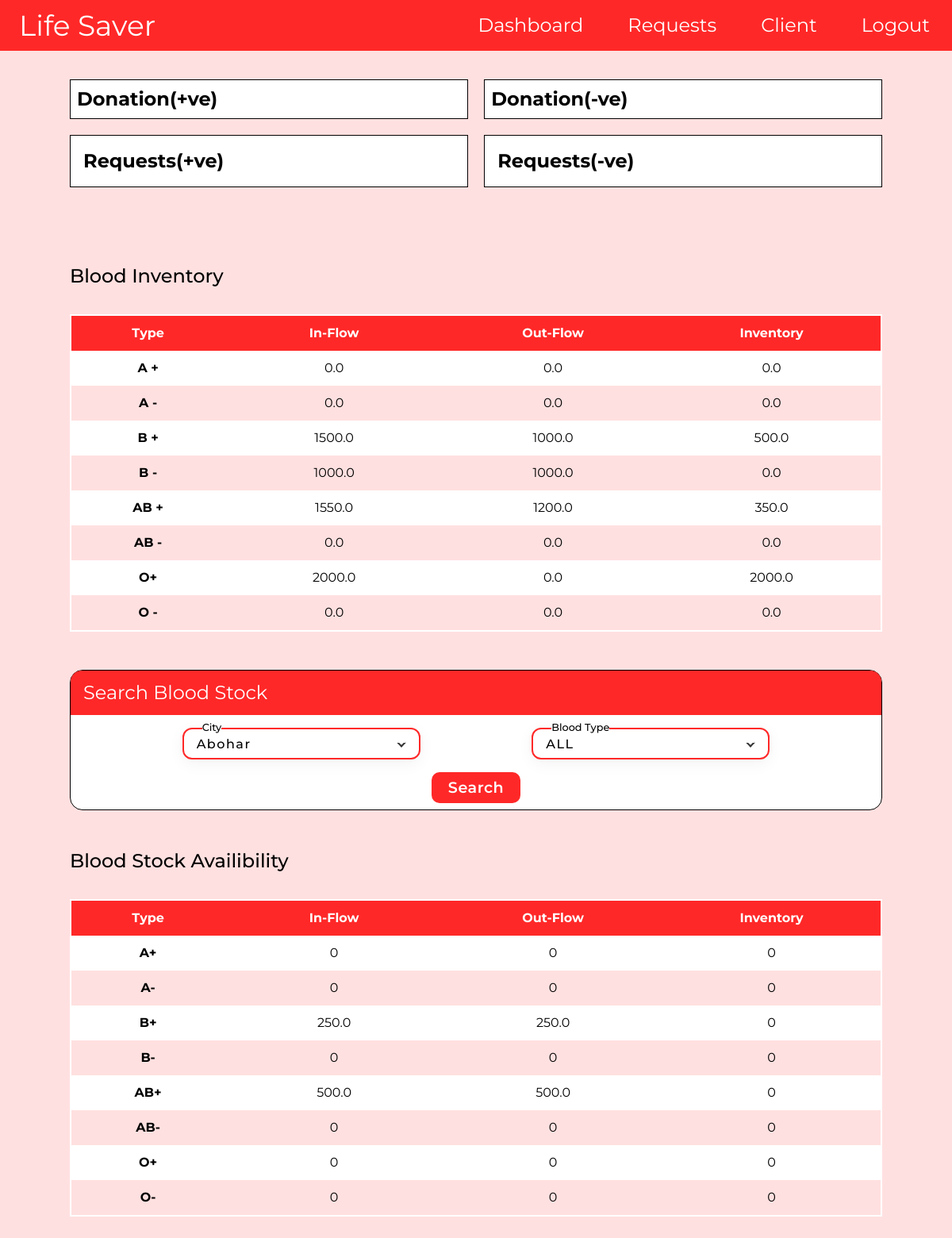
/Admin (signed in), run on the app's committed database.
### app/models.py (models this page shows)
class DonationAppointment(UserMixin,db.Model):
    appointment_id = db.Column(db.Integer, primary_key=True, autoincrement=True)
    donor_id = db.Column(db.Integer, db.ForeignKey('donor.donor_id'), nullable=False)
    appointment_date = db.Column(db.Date, nullable=False)
    appointment_time = db.Column(db.Time, nullable=False)
    place = db.Column(db.String(20), nullable=False)
    ddone = db.Column(db.Boolean, default=False)
    donor = db.relationship('Donor', backref='appointments')

class BloodDonationRecord(UserMixin,db.Model):
    blood_bag_number = db.Column(db.Integer, primary_key=True, autoincrement=True)
    appointment_id = db.Column(db.Integer, db.ForeignKey('donation_appointment.appointment_id'))
    collection_date = db.Column(db.Date, nullable=False)
    donation_type = db.Column(db.String(20), nullable=False)
    quantity_donated = db.Column(db.Float, nullable=False)
    storage_location = db.Column(db.String(100), nullable=False)
    month = db.Column(db.String(10))
    donation_appointment = db.relationship('DonationAppointment', backref='donation_records')

### app/routes.py (the view, shortened to what this page needs)
@app.route('/Admin',methods=['GET','POST'])
@login_required
@admin_required
def Admin():
    selected_city = cities[0]
    sb = 'ALL'
    if request.method == 'POST':
        selected_city  = request.form['city']
        sb = request.form['Btype']
    blood_types = ['A+', 'A-', 'B+', 'B-', 'AB+', 'AB-', 'O+', 'O-']
    summarized_data = []
    summarized_data_tr = []
    summarized_data_inventory = []
    for blood_type in blood_types:
        result = (
            db.session.query(
                func.sum(BloodDonationRecord.quantity_donated).label('total_quantity')
            )
            .filter(BloodDonationRecord.donation_type == blood_type)
            .first()
        )
        summarized_data.append(result.total_quantity if result[0] != None else 0.0)
    for blood_type in blood_types:
        result = (
            db.session.query(
                func.sum(BloodTransfusionRecord.quantity_transfused).label('total_quantity')
            )
            .filter(BloodTransfusionRecord.blood_type == blood_type)
            .filter(BloodTransfusionRecord.status == 1)
            .first()
        )
        summarized_data_tr.append(result.total_quantity if result[0] != None else 0.0)
    for blood_type in blood_types:
        result = (
            db.session.query(
                func.sum(BloodInventory.quantity_donated).label('total_quantity')
            )
            .filter(BloodInventory.blood_type == blood_type)
            .first()
        )
        summarized_data_inventory.append(result.total_quantity if result[0] is not None else 0.0)
    sd_city = {}
    appointment_ids = (
        DonationAppointment.query
        .filter(DonationAppointment.place == selected_city)
        .with_entities(DonationAppointment.appointment_id)
        .all()
    )
    blood_bag_nums = (
        BloodDonationRecord.query
        .filter(BloodDonationRecord.storage_location == selected_city)
        .with_entities(BloodDonationRecord.blood_bag_number)
        .all()
    )
    if sb == 'ALL' :
        for blood_type in blood_types:
                total_quantity = 0
                sd_city[blood_type] = []
                for appointment_id in appointment_ids:
                    result = (
                        db.session.query(
                            func.sum(BloodDonationRecord.quantity_donated).label('total_quantity')
                        )
                        .filter(BloodDonationRecord.donation_type == blood_type)
                        .filter(BloodDonationRecord.appointment_id == appointment_id[0])
                        .first()
                    )
                    if result and result.total_quantity:
                        total_quantity += result.total_quantity
                sd_city[blood_type].append(total_quantity)
        for blood_type in blood_types:
            total_quantity = 0
            result = (
                db.session.query(
                    func.sum(BloodTransfusionRecord.quantity_transfused).label('total_quantity')
                )
                .filter(BloodTransfusionRecord.blood_type == blood_type)
                .filter(BloodTransfusionRecord.status == 1)
                .filter(BloodTransfusionRecord.city1 == selected_city)
                .first()
            )
            if result and result.total_quantity:
                total_quantity += result.total_quantity
            sd_city[blood_type].append(total_quantity)
        for blood_type in blood_types:
                total_quantity = 0
                result = (
                    db.session.query(
                        func.sum(BloodInventory.quantity_donated).label('total_quantity')
                    )
                    .filter(BloodInventory.blood_type == blood_type)
                    .filter(BloodInventory.storage_location == selected_city)
                    .first()
                )
                if result and result.total_quantity:
                    total_quantity += result.total_quantity
                sd_city[blood_type].append(total_quantity)
    return render_template('Admin/Admin_Home.html',cities=cities,in_qu=summarized_data,inv=summarized_data_inventory,out_qu=summarized_data_tr,sd_city=sd_city,sc=selected_city,sb=sb)

### app/templates/Admin/Admin_Home.html (shortened to what this page needs)
<!DOCTYPE html>
<html lang="en" class="box-border scroll-smooth focus:scroll-auto">
  <head>
    <script src="https://cdn.tailwindcss.com"></script>
    <link
      rel="stylesheet"
      href="{{ url_for('static', filename='profile.css') }}"
    />
  </head>
  <body class="bg-[#ffe0e0]">
    <nav class="bg-[#FF2828] w-full flex py-[12px] text-white text-[24px] max-[830px]:hidden ">
      <div
        class="flex items-center w-[20%] ml-6 text-4xl hover:tracking-[0.1em] transition-all duration-700 cursor-pointer">
        <a href="{{ url_for('index') }}">Life Saver</a>
      </div>
      <div class="flex w-[80%] justify-end items-center">
        <div class="cursor-pointer hover:border-b-2 hover:border-white transition-all duration-100 mx-7">
          <a href="{{ url_for('Admin') }}">Dashboard</a>
        </div>
        <div class="nav-btn p-dropdown ap-req-dropdown input">
          <div class="temp flex items-center">
            <button class="inline mx-[28px]" onclick="showItemS()">
              <div class="hover:border-b-2 hover:border-white transition-all duration-100">Requests</div>
            </button>
          </div>
        </div>
        <div class="nav-btn2 p-dropdown ap-client-dropdown input">
          <div class="temp flex items-center">
            <button class="inline mx-[28px]" onclick="showItemSClient()">
              <div id="profile-pic-main" class="hover:border-b-2 hover:border-white transition-all duration-100">Client
              </div>
            </button>
          </div>
        </div>
        <div class="cursor-pointer hover:border-b-2 hover:border-white transition-all duration-100 mx-7">
          <a href="{{ url_for('logout') }}">Logout</a>
        </div>
      </div>
    </nav>
    <div class="mt-8 flex justify-center mb-[4rem]">
        <div
            class="a-right w-[90%]   px-7 pt-1"
          >
            <div class="charts  flex flex-wrap gap-[2%] max-[732px]:flex-col">
              <div class="c1 w-[49%] max-[732px]:w-full border border-black bg-white p-2">
                <div class="chart-heaing font-bold text-2xl max-[825px]:text-center max-[732px]:text-left">Donation(+ve)</div>
              </div>
              <div class="c2 w-[49%] max-[732px]:w-full max-[732px]:mt-[2%] border border-black bg-white   p-2">
                <div class="chart-heaing font-bold text-2xl max-[825px]:text-center max-[732px]:text-left">Donation(-ve)</div>
              </div>
              <div class="c3 w-[49%] max-[732px]:w-full border border-black bg-white p-4 mt-[2%] p-2">
                <div class="chart-heaing font-bold text-2xl max-[825px]:text-center max-[732px]:text-left">Requests(+ve)</div>
              </div>
              <div class="c4 w-[49%] max-[732px]:w-full border border-black bg-white p-4 mt-[2%] p-2">
                <div class="chart-heaing font-bold text-2xl max-[825px]:text-center max-[732px]:text-left">Requests(-ve)</div>
              </div>
            </div>
            <div class="bi mb-8 mt-24 text-2xl font-medium  max-[360px]:text-xl max-[550px]:text-center">Blood Inventory</div>
            <div class="stock-availability overflow-x-scroll t-scroll">
              <table>
                <tr>
                  <th class="bg-[#ff2828] text-white">Type</th>
                  <th class="bg-[#ff2828] text-white">In-Flow</th>
                  <th class="bg-[#ff2828] text-white">Out-Flow</th>
                  <th class="bg-[#ff2828] text-white">Inventory</th>
                </tr>
                <tr>
                  <td class="font-bold">A +</td>
                  <td>{{ in_qu[0] }}</td>
                  <td>{{ out_qu[0] }}</td>
                  <td>{{ inv[0] }}</td>
                </tr>
                <tr>
                  <td class="font-bold">A -</td>
                  <td>{{ in_qu[1] }}</td>
                  <td>{{ out_qu[1] }}</td>
                  <td>{{ inv[1] }}</td>
                </tr>
                <tr>
                  <td class="font-bold">B +</td>
                  <td>{{ in_qu[2] }}</td>
                  <td>{{ out_qu[2] }}</td>
                  <td>{{ inv[2] }}</td>
                </tr>
                <tr>
                  <td class="font-bold">B -</td>
                  <td>{{ in_qu[3] }}</td>
                  <td>{{ out_qu[3] }}</td>
                  <td>{{ inv[3] }}</td>
                </tr>
                <tr>
                  <td class="font-bold">AB +</td>
                  <td>{{ in_qu[4] }}</td>
                  <td>{{ out_qu[4] }}</td>
                  <td>{{ inv[4] }}</td>
                </tr>
                <tr>
                  <td class="font-bold">AB -</td>
                  <td>{{ in_qu[5] }}</td>
                    <td>{{ out_qu[5] }}</td>
                    <td>{{ inv[5] }}</td>
                </tr>
                <tr>
                  <td class="font-bold">O+</td>
                  <td>{{ in_qu[6] }}</td>
                  <td>{{ out_qu[6] }}</td>
                  <td>{{ inv[6] }}</td>
                </tr>
                <tr>
                  <td class="font-bold">O -</td>
                  <td>{{ in_qu[7] }}</td>
                  <td>{{ out_qu[7] }}</td>
                  <td>{{ inv[7] }}</td>
                </tr>
              </table>
            </div>
              <form action="Admin" method="POST">
              <div class="search border border-black rounded-2xl my-12   flex flex-col pb-2 bg-white">
                <div class="heading bg-[#ff2828] rounded-t-[14px] text-white text-2xl pl-4 py-3 max-[550px]:text-xl max-[550px]:text-center">
                    Search Blood Stock
                </div>
                  <div class="a-ips flex w-full justify-evenly max-[760px]:flex-col max-[760px]:items-center  ">
                      <div class="input-container focus  max-[760px]:w-[70%] max-[550px]:w-[90%]">
                          <div class="dropdown  max-[760px]:w-full">
                            <input
                              type="text"
                              class="textBoxCity input"
                              value="{{sc}}"
                              name="city"
                              id="CitytextBox"
                              required
                            />
                          </div>
                          <label for="">City</label>
                          <span>City</span>
                      </div>
                      <div class="input-container focus max-[760px]:w-[70%] max-[550px]:w-[90%]">
                          <div class="dropdown a-dropdown max-[760px]:w-full">
                            <input
                              type="text"
                              class="textBoxBlood input"
                              value="{{ sb }}"
                              readonly
                              name="Btype"
                              required
                            />
                          </div>
                          <label for="">Blood Type</label>
                          <span>Blood Type</span>
                        </div>
                  </div>
                  <input type="submit" value="Search" class="btnsrch bg-[#ff2828] max-[550px]:text-md self-center">
                </div>
              </form>
            <div class="mb-8 mt-4 text-2xl font-medium  max-[360px]:text-xl max-[550px]:text-center">Blood Stock Availibility</div>
            <div class="stock-availability overflow-x-scroll t-scroll">
              <table>
                <tr>
                  <th class="bg-[#ff2828] text-white">Type</th>
                  <th class="bg-[#ff2828] text-white">In-Flow</th>
                  <th class="bg-[#ff2828] text-white">Out-Flow</th>
                  <th class="bg-[#ff2828] text-white">Inventory</th>
                </tr>
                {% for blood_type, total_quantity in sd_city.items() %}
                  <tr>
                    <td class="font-bold">{{ blood_type }}</td>
                    <td>{{ total_quantity[0] }}</td>
                    <td>{{ total_quantity[1] }}</td>
                    <td>{{ total_quantity[2] }}</td>
                  </tr>
                {% endfor %}
              </table>
            </div>
        </div>
    </div>
  </body>
</html>

### data on the page
DonationAppointment: blood_type "A+", ddone "0", blood_type "A-", blood_type "B-", blood_type "AB-", blood_type "O+", blood_type "O-"
BloodDonationRecord: donation_type "B+", quantity_donated "250.0", total_quantity "0"
BloodDonationRecord: donation_type "AB+", quantity_donated "500.0", total_quantity "0"

### other printed values
{{ in_qu[0] }} "0.0"
{{ out_qu[0] }} "0.0"
{{ inv[0] }} "0.0"
{{ in_qu[1] }} "0.0"
{{ out_qu[1] }} "0.0"
{{ inv[1] }} "0.0"
{{ in_qu[2] }} "1500.0"
{{ out_qu[2] }} "1000.0"
{{ inv[2] }} "500.0"
{{ in_qu[3] }} "1000.0"
{{ out_qu[3] }} "1000.0"
{{ inv[3] }} "0.0"
{{ in_qu[4] }} "1550.0"
{{ out_qu[4] }} "1200.0"
{{ inv[4] }} "350.0"
